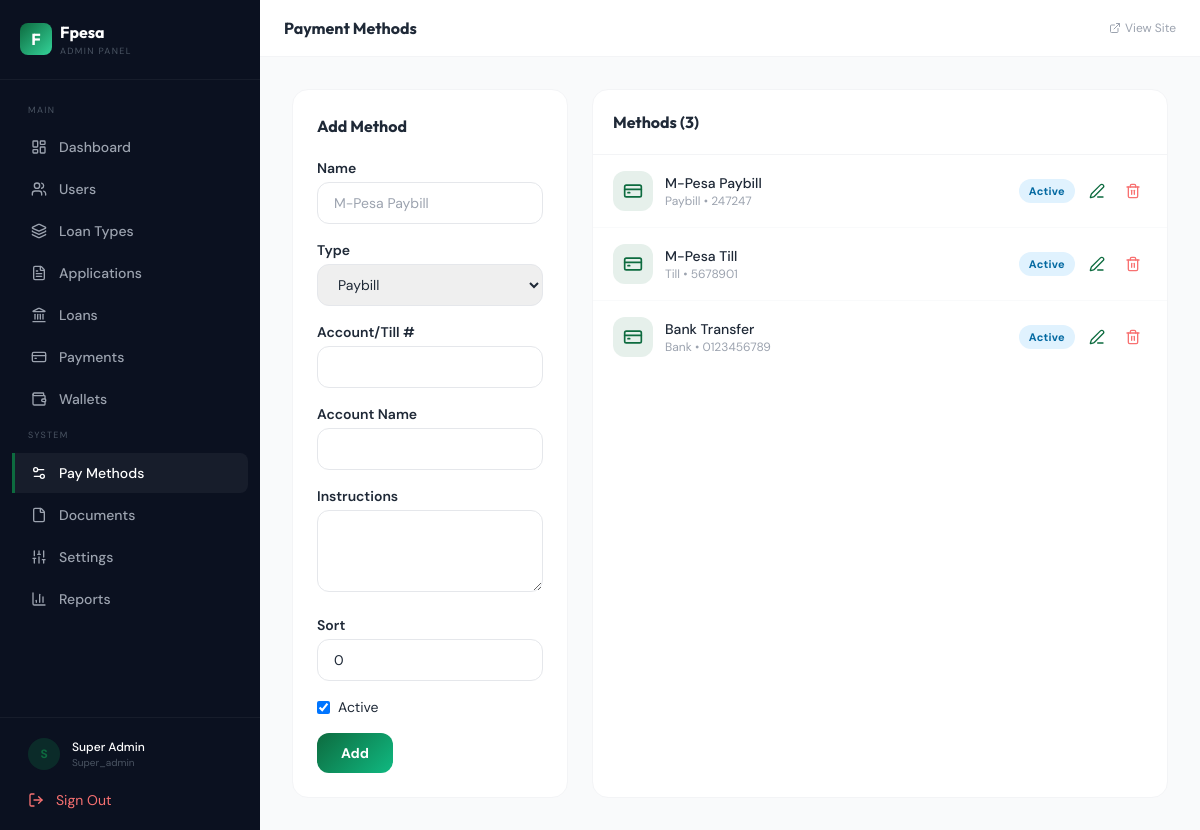
Page /admin/payment-methods.php (signed in) on the committed database.
### tables this page shows
CREATE TABLE IF NOT EXISTS `payment_methods` (
  `id` INT UNSIGNED AUTO_INCREMENT PRIMARY KEY,
  `name` VARCHAR(100) NOT NULL,
  `type` ENUM('mpesa_api','paybill','till','bank','cash','manual') DEFAULT 'manual',
  `account_number` VARCHAR(100) DEFAULT NULL,
  `account_name` VARCHAR(100) DEFAULT NULL,
  `instructions` TEXT DEFAULT NULL,
  `api_key` VARCHAR(255) DEFAULT NULL,
  `api_secret` VARCHAR(255) DEFAULT NULL,
  `image` VARCHAR(255) DEFAULT NULL,
  `is_active` TINYINT(1) DEFAULT 1,
  `sort_order` INT DEFAULT 0,
  `created_at` DATETIME DEFAULT CURRENT_TIMESTAMP,
  `updated_at` DATETIME DEFAULT CURRENT_TIMESTAMP ON UPDATE CURRENT_TIMESTAMP
);

### admin/payment-methods.php (the view, shortened to what this page needs)
<?php
$page_title='Payment Methods';require_once __DIR__.'/layout.php';$db=Database::connect();
$methods=$db->query("SELECT * FROM payment_methods ORDER BY sort_order,id")->fetchAll();
$eid=isset($_GET['edit'])?(int)$_GET['edit']:0;$ed=null;if($eid){$st=$db->prepare("SELECT * FROM payment_methods WHERE id=?");$st->execute([$eid]);$ed=$st->fetch();}
?>
<div class="grid lg:grid-cols-3 gap-6">
  <div class="bg-white rounded-2xl border border-gray-100 p-6 h-fit"><h3 class="font-bold mb-5 font-heading"><?=$ed?'Edit':'Add'?> Method</h3>
    <form method="POST" class="space-y-4"><?=csrf_field()?><input type="hidden" name="action" value="<?=$ed?'edit':'add'?>"><?php if($ed):?><input type="hidden" name="method_id" value="<?=$ed['id']?>"><?php endif;?>
      <div><label class="text-sm font-semibold mb-1 block">Name</label><input type="text" name="name" required value="<?=e($ed['name']??'')?>" class="finput w-full py-2.5 px-4 rounded-xl border border-gray-200 text-sm" placeholder="M-Pesa Paybill"></div>
      <div><label class="text-sm font-semibold mb-1 block">Type</label><select name="type" class="finput w-full py-2.5 px-4 rounded-xl border border-gray-200 text-sm"><?php foreach(['paybill'=>'Paybill','till'=>'Till','bank'=>'Bank','mpesa_api'=>'M-Pesa API','cash'=>'Cash','manual'=>'Manual'] as $k=>$v):?><option value="<?=$k?>" <?=($ed['type']??'')===$k?'selected':''?>><?=$v?></option><?php endforeach;?></select></div>
      <div><label class="text-sm font-semibold mb-1 block">Account/Till #</label><input type="text" name="account_number" value="<?=e($ed['account_number']??'')?>" class="finput w-full py-2.5 px-4 rounded-xl border border-gray-200 text-sm"></div>
      <div><label class="text-sm font-semibold mb-1 block">Account Name</label><input type="text" name="account_name" value="<?=e($ed['account_name']??'')?>" class="finput w-full py-2.5 px-4 rounded-xl border border-gray-200 text-sm"></div>
      <div><label class="text-sm font-semibold mb-1 block">Instructions</label><textarea name="instructions" rows="3" class="finput w-full py-2.5 px-4 rounded-xl border border-gray-200 text-sm"><?=e($ed['instructions']??'')?></textarea></div>
      <div><label class="text-sm font-semibold mb-1 block">Sort</label><input type="number" name="sort_order" value="<?=$ed['sort_order']??0?>" class="finput w-full py-2.5 px-4 rounded-xl border border-gray-200 text-sm"></div>
      <label class="flex items-center gap-2"><input type="checkbox" name="is_active" value="1" <?=($ed['is_active']??1)?'checked':''?> class="rounded border-gray-300 text-primary"><span class="text-sm">Active</span></label>
      <div class="flex gap-2"><button class="btn-primary px-6 py-2.5 rounded-xl text-sm font-bold"><?=$ed?'Update':'Add'?></button></div>
    </form></div>
  <div class="lg:col-span-2 bg-white rounded-2xl border border-gray-100 overflow-hidden"><div class="p-5 border-b border-gray-100"><h3 class="font-bold font-heading">Methods (<?=count($methods)?>)</h3></div>
    <div class="divide-y divide-gray-50"><?php foreach($methods as $m):?>
    <div class="flex items-center justify-between px-5 py-4 hover:bg-gray-50">
      <div class="flex items-center gap-3"><div class="w-10 h-10 rounded-xl <?=$m['is_active']?'bg-primary/10 text-primary':'bg-gray-100 text-gray-400'?> flex items-center justify-center"><i data-lucide="credit-card" class="w-5 h-5"></i></div>
        <div><div class="font-medium text-sm"><?=e($m['name'])?></div><div class="text-xs text-gray-400"><?=ucfirst(str_replace('_',' ',$m['type']))?> <?=$m['account_number']?'• '.e($m['account_number']):''?></div></div></div>
      <div class="flex items-center gap-2"><?=status_badge($m['is_active']?'active':'rejected')?>
        <a href="/admin/payment-methods.php?edit=<?=$m['id']?>" class="p-1.5 rounded-lg hover:bg-primary/10 text-primary"><i data-lucide="edit-3" class="w-4 h-4"></i></a>
        <form method="POST" class="inline" onsubmit="return confirm('Delete?')"><button class="p-1.5 rounded-lg hover:bg-red-50 text-red-400"><i data-lucide="trash-2" class="w-4 h-4"></i></button></form></div>
    </div><?php endforeach;?></div></div>
</div>
<?php require_once __DIR__.'/layout_footer.php';?>

### admin/layout.php (shortened to what this page needs)
<?php
require_once __DIR__ . '/../config/helpers.php';
$_adm = current_admin();
$_pg = basename($_SERVER['SCRIPT_NAME'], '.php');
$db = Database::connect();
$_pendApps = $db->query("SELECT COUNT(*) FROM loan_applications WHERE status IN ('pending','fee_paid')")->fetchColumn();
$_pendPay = $db->query("SELECT COUNT(*) FROM payments WHERE status='pending'")->fetchColumn();
require_once __DIR__ . '/../includes/header.php';
?>
<div class="flex min-h-screen bg-gray-50">
  <aside id="aSB" class="fixed lg:sticky top-0 left-0 h-screen w-[260px] bg-dark text-gray-400 z-40 transform -translate-x-full lg:translate-x-0 transition-transform duration-300 flex flex-col overflow-y-auto">
    <div class="p-5 border-b border-white/5">
      <a href="/admin/dashboard.php" class="flex items-center gap-2">
        <div class="w-8 h-8 rounded-lg bg-gradient-to-br from-primary to-emerald-400 flex items-center justify-center"><span class="text-white font-bold font-heading">F</span></div>
        <div><span class="text-base font-bold text-white font-heading"><?= e(site_name()) ?></span><div class="text-[9px] text-gray-600 uppercase tracking-[.15em]">Admin Panel</div></div>
      </a>
    </div>
    <nav class="flex-1 p-3 space-y-0.5">
      <div class="text-[9px] uppercase tracking-[.15em] text-gray-600 px-4 py-2 mt-1">Main</div>
      <?php
      $nav = [
        ['dashboard','layout-dashboard','Dashboard',0],
        ['users','users','Users',0],
        ['loan-types','layers','Loan Types',0],
        ['applications','file-text','Applications',$_pendApps],
        ['loans','landmark','Loans',0],
        ['payments','credit-card','Payments',$_pendPay],
        ['wallets','wallet','Wallets',0],
      ];
      foreach ($nav as $n):
        $act = $_pg===$n[0] ? 'active' : '';
      ?>
      <a href="/admin/<?= $n[0] ?>.php" class="slink-dark flex items-center justify-between px-4 py-2.5 rounded-r-lg text-sm font-medium <?= $act ?>">
        <span class="flex items-center gap-3"><i data-lucide="<?= $n[1] ?>" class="w-[16px] h-[16px]"></i><?= $n[2] ?></span>
      </a>
      <?php endforeach; ?>
      <div class="text-[9px] uppercase tracking-[.15em] text-gray-600 px-4 py-2 mt-3">System</div>
      <?php
      $sys = [['payment-methods','settings-2','Pay Methods'],['documents','file','Documents'],['settings','sliders','Settings'],['reports','bar-chart-3','Reports']];
      foreach ($sys as $n): $act = $_pg===$n[0]?'active':'';
      ?>
      <a href="/admin/<?= $n[0] ?>.php" class="slink-dark flex items-center gap-3 px-4 py-2.5 rounded-r-lg text-sm font-medium <?= $act ?>">
        <i data-lucide="<?= $n[1] ?>" class="w-[16px] h-[16px]"></i><?= $n[2] ?>
      </a>
      <?php endforeach; ?>
    </nav>
    <div class="p-3 border-t border-white/5">
      <div class="flex items-center gap-3 px-4 py-2">
        <div class="w-8 h-8 rounded-full bg-primary/30 flex items-center justify-center text-primary text-xs font-bold"><?= strtoupper($_adm['name'][0]) ?></div>
        <div class="min-w-0 flex-1"><div class="text-xs font-medium text-white truncate"><?= e($_adm['name']) ?></div><div class="text-[10px] text-gray-600"><?= ucfirst($_adm['role']) ?></div></div>
      </div>
      <a href="/admin/logout.php" class="flex items-center gap-3 px-4 py-2 text-sm text-red-400 hover:bg-red-500/10 rounded-lg transition mt-1"><i data-lucide="log-out" class="w-4 h-4"></i> Sign Out</a>
    </div>
  </aside>
  <main class="flex-1 min-w-0">
    <header class="sticky top-0 z-20 bg-white/90 backdrop-blur-xl border-b border-gray-100">
      <div class="flex items-center justify-between px-4 sm:px-6 h-14">
        <div class="flex items-center gap-3">
          <h1 class="text-base font-bold font-heading"><?= e($page_title) ?></h1>
        </div>
        <a href="/" target="_blank" class="text-xs text-gray-400 hover:text-primary flex items-center gap-1"><i data-lucide="external-link" class="w-3 h-3"></i> View Site</a>
      </div>
    </header>
    <div class="p-4 sm:p-6 lg:p-8"><?= render_flash() ?>

### config/helpers.php (shortened to what this page needs)
<?php
function get_all_settings(): array {
    static $cache = null;
    if ($cache !== null) return $cache;
    try {
        $db = Database::connect();
        $rows = $db->query("SELECT setting_key, setting_value FROM settings")->fetchAll();
        $cache = [];
        foreach ($rows as $r) $cache[$r['setting_key']] = $r['setting_value'];
    } catch (Exception $e) {
        $cache = [];
    }
    return $cache;
}
function get_setting(string $key, string $default = ''): string {
    $s = get_all_settings();
    return $s[$key] ?? $default;
}
function site_name(): string { return get_setting('site_name', 'Fpesa'); }
function current_admin(): ?array {
    $db = Database::connect();
    $st = $db->prepare("SELECT * FROM admins WHERE id = ?");
    $st->execute([$_SESSION['admin_id']]);
    $a = $st->fetch() ?: null;
    return $a;
}
function e(string $s): string {
    return htmlspecialchars(trim($s), ENT_QUOTES, 'UTF-8');
}
function status_badge(string $status): string {
    $map = [
        'pending'      => 'bg-amber-100 text-amber-700',
        'fee_paid'     => 'bg-blue-100 text-blue-700',
        'under_review' => 'bg-indigo-100 text-indigo-700',
        'approved'     => 'bg-emerald-100 text-emerald-700',
        'rejected'     => 'bg-red-100 text-red-700',
        'active'       => 'bg-sky-100 text-sky-700',
        'completed'    => 'bg-emerald-100 text-emerald-700',
        'paid'         => 'bg-emerald-100 text-emerald-700',
        'overdue'      => 'bg-red-100 text-red-700',
        'partial'      => 'bg-amber-100 text-amber-700',
        'disbursed'    => 'bg-blue-100 text-blue-700',
        'closed'       => 'bg-gray-100 text-gray-600',
        'defaulted'    => 'bg-red-100 text-red-700',
        'cancelled'    => 'bg-gray-100 text-gray-600',
        'confirmed'    => 'bg-emerald-100 text-emerald-700',
    ];
    $c = $map[strtolower($status)] ?? 'bg-gray-100 text-gray-600';
    $label = ucfirst(str_replace('_', ' ', $status));
    return '<span class="inline-flex items-center px-2.5 py-1 rounded-full text-[11px] font-bold tracking-wide ' . $c . '">' . $label . '</span>';
}

### rows in the picture
payment_methods: name "M-Pesa Paybill", type "Paybill", account_number "247247"
payment_methods: name "M-Pesa Till", type "Till", account_number "5678901"
payment_methods: name "Bank Transfer", type "Bank", account_number "0123456789"

### other values in the picture
site_name() "Fpesa"
$n[2] "Dashboard"
$n[2] "Users"
$n[2] "Loan Types"
$n[2] "Applications"
$n[2] "Loans"
$n[2] "Payments"
$n[2] "Wallets"
$n[2] "Pay Methods"
$n[2] "Documents"
$n[2] "Settings"
$n[2] "Reports"
$_adm['name'][0] "S"
$_adm['name'] "Super Admin"
$_adm['role'] "Super_admin"
